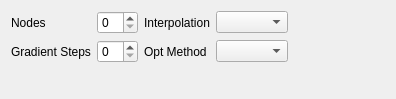
<?xml version="1.0" encoding="UTF-8"?>
<ui version="4.0">
 <class>FreezingStringTab</class>
 <widget class="QWidget" name="FreezingStringTab">
  <property name="geometry">
   <rect>
    <x>0</x>
    <y>0</y>
    <width>396</width>
    <height>99</height>
   </rect>
  </property>
  <property name="windowTitle">
   <string>Form</string>
  </property>
  <layout class="QVBoxLayout" name="verticalLayout">
   <item>
    <layout class="QGridLayout" name="gridLayout">
     <item row="1" column="3">
      <widget class="QComboBox" name="fsm_opt_mode"/>
     </item>
     <item row="0" column="0">
      <widget class="QLabel" name="label_67">
       <property name="text">
        <string>Nodes</string>
       </property>
      </widget>
     </item>
     <item row="1" column="2">
      <widget class="QLabel" name="label_78">
       <property name="text">
        <string>Opt Method</string>
       </property>
      </widget>
     </item>
     <item row="0" column="2">
      <widget class="QLabel" name="label_77">
       <property name="text">
        <string>Interpolation</string>
       </property>
      </widget>
     </item>
     <item row="1" column="0">
      <widget class="QLabel" name="label_69">
       <property name="text">
        <string>Gradient Steps</string>
       </property>
      </widget>
     </item>
     <item row="0" column="3">
      <widget class="QComboBox" name="fsm_mode"/>
     </item>
     <item row="0" column="1">
      <widget class="QSpinBox" name="fsm_nnode"/>
     </item>
     <item row="1" column="1">
      <widget class="QSpinBox" name="fsm_ngrad"/>
     </item>
     <item row="0" column="4">
      <spacer name="horizontalSpacer">
       <property name="orientation">
        <enum>Qt::Horizontal</enum>
       </property>
       <property name="sizeHint" stdset="0">
        <size>
         <width>40</width>
         <height>20</height>
        </size>
       </property>
      </spacer>
     </item>
    </layout>
   </item>
   <item>
    <spacer name="verticalSpacer">
     <property name="orientation">
      <enum>Qt::Vertical</enum>
     </property>
     <property name="sizeHint" stdset="0">
      <size>
       <width>20</width>
       <height>21</height>
      </size>
     </property>
    </spacer>
   </item>
  </layout>
 </widget>
 <resources/>
 <connections/>
</ui>
